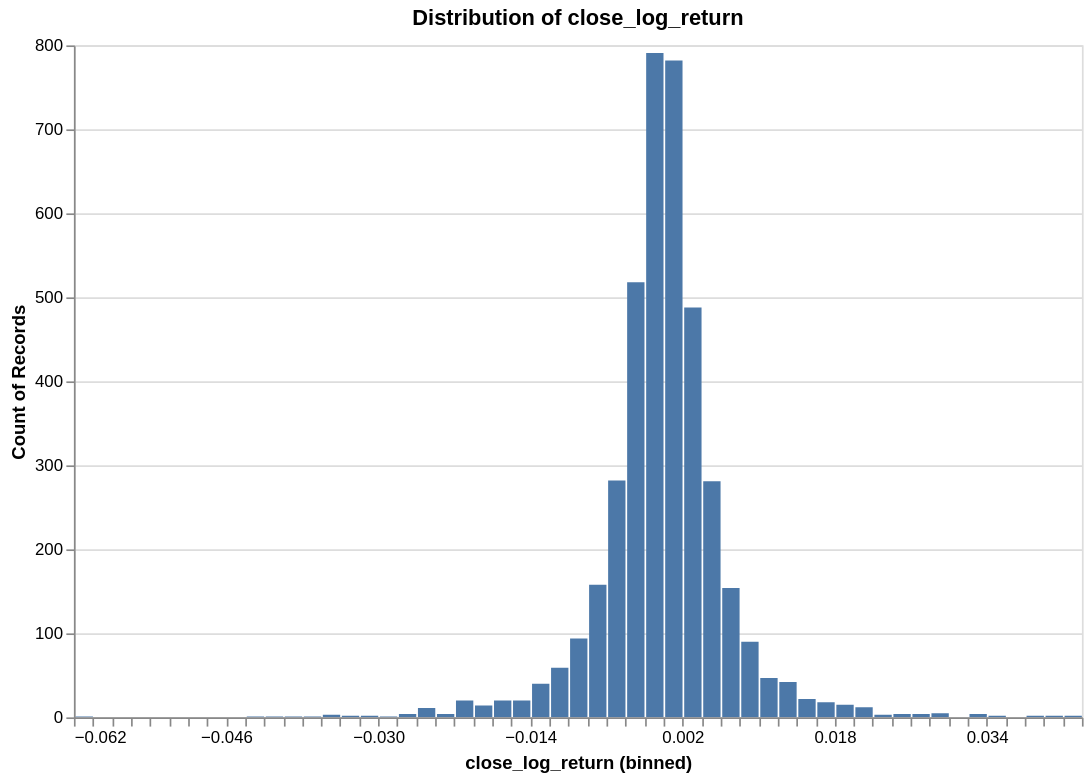

The notebook cell saved with this chart:
### Code cell
research.plot_distribution(eth_ts, target, no_bins=100)

### Figure 1 — Vega-Lite specification as saved in the notebook (floating-point values rounded to 4 significant figures; data arrays with more than 128 entries replaced by an {"elided": "..."} marker saying what was removed)
{"config": {"view": {"continuousWidth": 300, "continuousHeight": 300}, "scale": {"zero": false}}, "data": {"name": "data-6bc5d5201d17c19a8927dd695fe57aa6"}, "mark": {"type": "bar"}, "encoding": {"x": {"bin": {"maxbins": 100}, "field": "close_log_return", "type": "quantitative"}, "y": {"aggregate": "count", "type": "quantitative"}}, "height": 400, "params": [{"name": "param_f268f798f41c853e", "select": {"type": "interval"}, "bind": "scales"}], "title": "Distribution of close_log_return", "width": 600, "$schema": "https://vega.github.io/schema/vega-lite/v6.4.1.json", "datasets": {"data-6bc5d5201d17c19a8927dd695fe57aa6": {"elided": "4027 records"}}}
